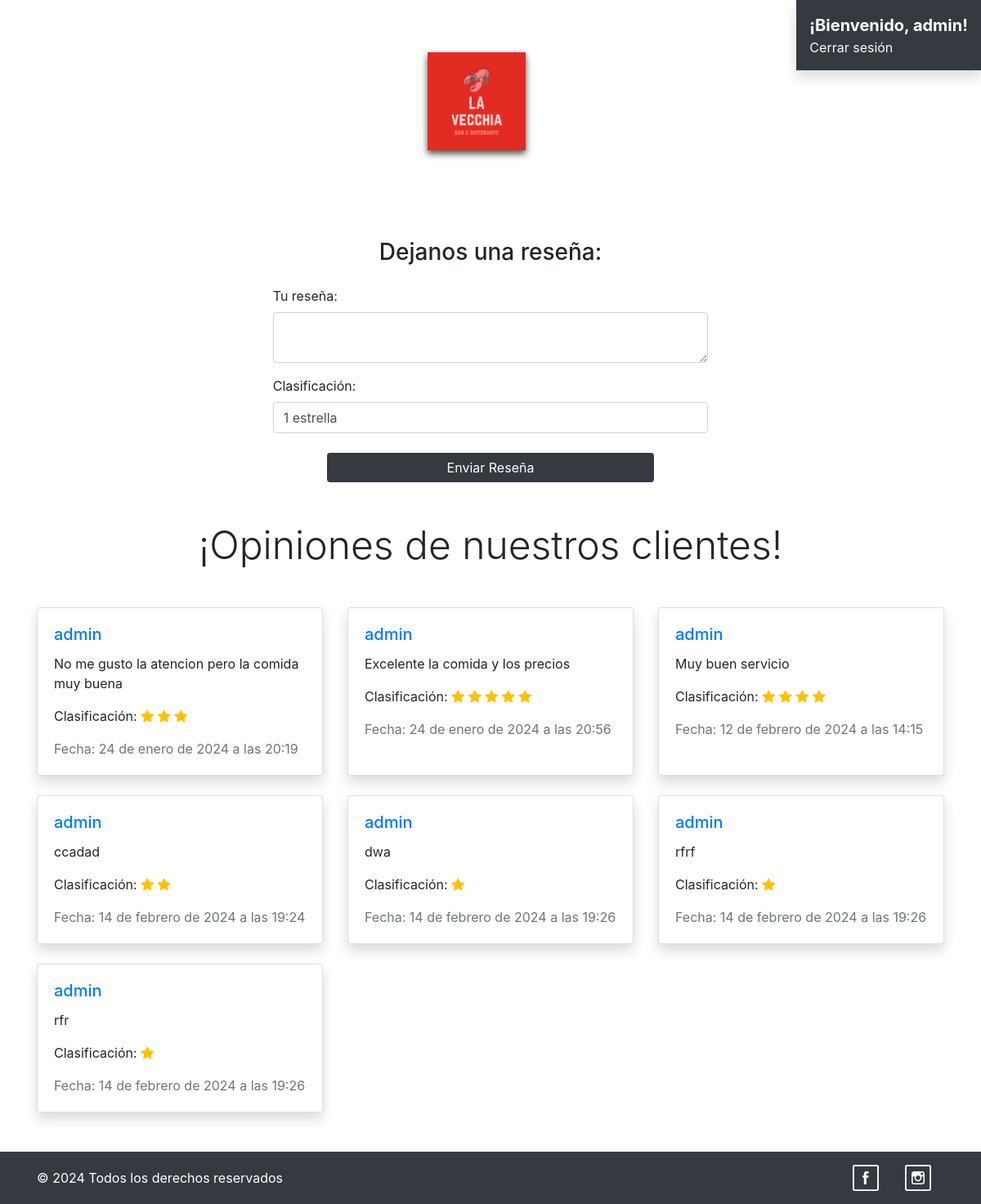
/reseñas/ (signed in), run on the app's committed database.
### myapp/models.py (models this page shows, shortened)
class Resena(models.Model):
    usuario = models.ForeignKey(User, on_delete=models.CASCADE)
    texto = models.TextField()
    clasificacion = models.IntegerField(choices=[(i, str(i)) for i in range(1, 6)])
    fecha_creacion = models.DateTimeField(auto_now_add=True)

### myapp/forms.py
class ResenaForm(forms.ModelForm):
    class Meta:
        model = Resena
        fields = ['texto', 'clasificacion']
    CLASIFICACIONES = [
        ('1', '1 estrella'),
        ('2', '2 estrellas'),
        ('3', '3 estrellas'),
        ('4', '4 estrellas'),
        ('5', '5 estrellas'),
    ]
    texto = forms.CharField(
        label="Tu reseña",
        widget=forms.Textarea(attrs={"class": "form-control", "rows": 2}),
    )
    clasificacion = forms.ChoiceField(
        label="Clasificación",
        choices=CLASIFICACIONES,
        widget=forms.Select(attrs={"class": "form-control"}),
    )

### myapp/views.py (called while the page is built)
def reseñas(request):
    reseñas = Resena.objects.all()
    if request.method == 'POST':
        form = ResenaForm(request.POST)
        if form.is_valid():
            nueva_resena = form.save(commit=False)
            nueva_resena.usuario = request.user
            nueva_resena.save()
            messages.success(request, 'Reseña enviada exitosamente.')
            return redirect('reseñas')
    else:
        form = ResenaForm()
    return render(request, 'reseñas.html', {'reseñas': reseñas, 'form': form})

### myapp/templates/reseñas.html (shortened to what this page needs)
{% extends "layouts/base.html" %}
{% load static %}
{% block content %}
<div class="container mt-5">
    {% if user.is_authenticated %}
    <div class="col-md-8 mx-auto mt-4">
        <h3 class="mb-4 text-center ">Dejanos una reseña:</h3>
        <form method="post" action="{% url 'reseñas' %}" class="w-75 mx-auto">
            {{ form.as_p }}
            <div class="text-center mt-4">
                <button type="submit" class="btn btn-dark w-75 border-0">Enviar Reseña</button>
            </div>
        </form>
    </div>
    {% else %}
    <div class="alert alert-info" role="alert">
        Si deseas dejar una reseña, por favor <a href="{% url 'login' %}?next={{ request.path }}">inicia sesión</a>.
    </div>
    {% endif %}
    <h2 class="display-5 text-center mt-5 mb-4">¡Opiniones de nuestros clientes!</h2>
    <div class="row row-cols-1 row-cols-md-3 g-4 mt-4 mb-5">
        {% for resena in reseñas %}
        <div class="col">
            <div class="card h-100 shadow">
                <div class="card-body">
                    <h5 class="card-title text-primary">{{ resena.usuario.username }}</h5>
                    <p class="card-text">{{ resena.texto }}</p>
                    <p class="card-text">
                        Clasificación:
                        {% for _ in "x"|rjust:resena.clasificacion %}
                        <i class="bi bi-star-fill text-warning"></i>
                        {% endfor %}
                    </p>
                    <p class="card-text text-muted">Fecha: {{ resena.fecha_creacion }}</p>
                </div>
            </div>
        </div>
        {% endfor %}
    </div>
</div>
{% endblock content %}

### myapp/templates/layouts/base.html (shortened to what this page needs)
{% load static %}
<!DOCTYPE html>
<html lang="en">
  <head>
    <link
      rel="stylesheet"
      type="text/css"
      href="{% static 'css/styles.css' %}"
    />
    <link
      href="https://cdn.jsdelivr.net/npm/bootstrap@5.3.2/dist/css/bootstrap.min.css"
      rel="stylesheet"
    />
    <link
      rel="stylesheet"
      href="https://cdn.jsdelivr.net/npm/bootstrap-icons@1.10.0/font/bootstrap-icons.css"
    />
    <link
      rel="stylesheet"
      href="https://stackpath.bootstrapcdn.com/bootstrap/4.5.2/css/bootstrap.min.css"
    />
  </head>
  <body>
    <div class="container">
      <nav
        class="navbar navbar-expand-lg mb-4 mt-5 bg-transparent"
        style="z-index: 2"
      >
        <div class="container">
          <div class="collapse navbar-collapse justify-content-center">
            <ul
              class="navbar-nav fs-5 text d-flex align-items-center"
              style="margin-right: auto; margin-left: auto"
            >
              <li class="nav-item mx-3">
                <a
                  class="nav-link text-white fw-bold hover-zoom"
                  href="{% url 'carta' %}"
                  >CARTA</a
                >
              </li>
              <li class="nav-item mx-3">
                <a
                  class="nav-link text-white fw-bold hover-zoom"
                  href="{% url 'reseñas' %}"
                  >RESEÑAS</a
                >
              </li>
              <li class="nav-item mx-3">
                <a
                  class="nav-link text-white fw-bold hover-zoom"
                  href="{% url 'reserva' %}"
                  >RESERVAR</a
                >
              </li>
              <li class="nav-item mx-3">
                <a class="nav-link" href="{% url 'index' %}">
                  <img
                    src="{% static 'img/logo-restaurante.webp' %}"
                    alt="Logo Restaurante"
                    style="
                      height: 120px;
                      width: 120px;
                      box-shadow: 0px 4px 8px rgba(0, 0, 0, 0.7);
                    "
                  />
                </a>
              </li>
              <li class="nav-item mx-3">
                <a
                  class="nav-link text-white fw-bold hover-zoom"
                  href="{% url 'galeria' %}"
                  >GALERIA</a
                >
              </li>
              <li class="nav-item mx-3">
                <a
                  class="nav-link text-white fw-bold hover-zoom"
                  href="{% url 'nosotros' %}"
                  >NOSOTROS</a
                >
              </li>
              <li class="nav-item mx-3">
                <a
                  class="nav-link text-white fw-bold hover-zoom"
                  href="{% url 'contacto' %}"
                  >CONTACTO</a
                >
              </li>
            </ul>
          </div>
        </div>
      </nav>
    </div>
    {% if user.is_authenticated %}
    <div
      id="user-info-container"
      class="position-fixed top-0 end-0 p-3 bg-dark bg-opacity-75 shadow"
      style="z-index: 1000; max-width: 300px; color: #fff"
    >
      <p class="mb-0 fs-5 fw-bold">¡Bienvenido, {{ user.username }}!</p>
      <a href="{% url 'logout' %}" class="text-light text-decoration-none"
        >Cerrar sesión</a
      >
    </div>
    {% endif %} {% block content %} {% endblock %}
    <footer class="bg-dark text-white text-center py-3">
      <div class="container">
        <div class="d-flex justify-content-between align-items-center">
          <div>
            <p class="m-0">© 2024 Todos los derechos reservados</p>
          </div>
          <div class="mx-3 ml-auto">
            <a
              href="https://www.facebook.com/"
              class="text-white text-decoration-none underline"
              target="_blank"
              ></a
            >
          </div>
          <div class="mx-3">
            <a
              href="https://www.instagram.com/"
              class="text-white text-decoration-none underline"
              target="_blank"
              ></a
            >
          </div>
        </div>
      </div>
    </footer>
  </body>
</html>

### myapp/static/css/styles.css (style rules this page uses)
.navbar-nav .nav-link { font-family: 'Your Font', sans-serif; font-size: 16px; }

### data on the page
Resena: usuario.username "admin", texto "No me gusto la atencion pero la comida muy buena", clasificacion 3 (drawn), fecha_creacion "24 de enero de 2024 a las 20:19"
Resena: usuario.username "admin", texto "Excelente la comida y los precios", clasificacion 5 (drawn), fecha_creacion "24 de enero de 2024 a las 20:56"
Resena: usuario.username "admin", texto "Muy buen servicio", clasificacion 4 (drawn), fecha_creacion "12 de febrero de 2024 a las 14:15"
Resena: usuario.username "admin", texto "ccadad", clasificacion 2 (drawn), fecha_creacion "14 de febrero de 2024 a las 19:24"
Resena: usuario.username "admin", texto "dwa", clasificacion 1 (drawn), fecha_creacion "14 de febrero de 2024 a las 19:26"
Resena: usuario.username "admin", texto "rfrf", clasificacion 1 (drawn), fecha_creacion "14 de febrero de 2024 a las 19:26"
Resena: usuario.username "admin", texto "rfr", clasificacion 1 (drawn), fecha_creacion "14 de febrero de 2024 a las 19:26"

### other printed values
{{ user.username }} "admin"
